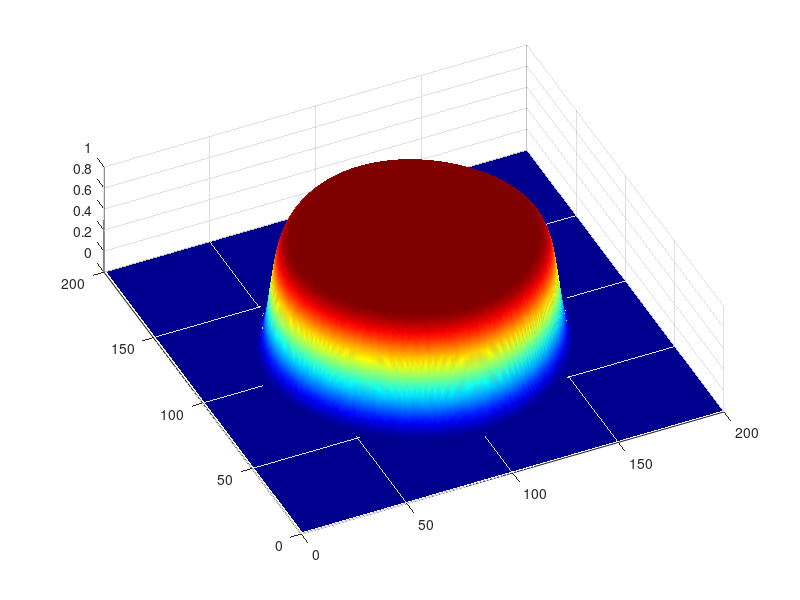

The MATLAB source for this figure:
%FKPP: u_t = D*(u_{xx}+u_{yy}) + gamma*q(u) where q(u)='u.*(1-u)';%
%-----------------------------------------------------------------%
clc; clear;
tic;
n =200; 
time=100; %time steps 100
D=1; gamma=1; 

%Grid
eps=1; delta_t=0.2;
% eps=0.3;gamma_y=1;kappa=-1.9718;delta_t=0.0005;

h = 200/n; %epsilon=eps*1i/2;
x=linspace(-100, 100, n);
dt = delta_t;

%x and y meshgrid
y=x';
[xx,yy]=meshgrid(x,y);


%initial conditions
exp_mat=exp(-(xx.^2+yy.^2)/(2*eps));
u=1/sqrt(pi*eps)*exp_mat;

%inital condition
%u=0.1*ones(100);
%u = padarray(u, [50 50]);

grad=u*0; 
% Vectorization/index for u(i,j) and the loop --------
I = 2:n-1; J = 2:n-1;    


% ---- Time stepping ---------------------------------
for step=1:200          
% Laplace gradient of the equation     
 grad(I,J)= u(I,J-1)+u(I,J+1)+u(I-1,J)+u(I+1,J);
 u =(1-0.8*D)*u+0.2*D*grad+gamma*dt*u.*(1-u);   
%Plots each timestep
 meshc(u); 
 title(['Time ',num2str(step)]); %axis([0 N 0 N 0 0.4]); 
 xlabel x; ylabel y; zlabel u;
 view(43,22); drawnow;  
end
% ----- Topology of the final surface ----------------
surf(u);                               
shading interp; colormap jet;          
view([-25 70]); 

toc;